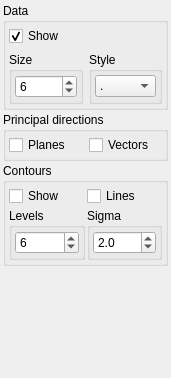
<?xml version="1.0" encoding="UTF-8"?>
<ui version="4.0">
 <class>WidgetLinear</class>
 <widget class="QWidget" name="WidgetLinear">
  <property name="geometry">
   <rect>
    <x>0</x>
    <y>0</y>
    <width>171</width>
    <height>378</height>
   </rect>
  </property>
  <property name="windowTitle">
   <string>Form</string>
  </property>
  <layout class="QVBoxLayout" name="verticalLayout_4">
   <property name="spacing">
    <number>2</number>
   </property>
   <property name="leftMargin">
    <number>3</number>
   </property>
   <property name="topMargin">
    <number>3</number>
   </property>
   <property name="rightMargin">
    <number>3</number>
   </property>
   <property name="bottomMargin">
    <number>3</number>
   </property>
   <item>
    <widget class="QGroupBox" name="groupBox">
     <property name="title">
      <string>Data</string>
     </property>
     <layout class="QGridLayout" name="gridLayout_2">
      <property name="leftMargin">
       <number>3</number>
      </property>
      <property name="topMargin">
       <number>3</number>
      </property>
      <property name="rightMargin">
       <number>3</number>
      </property>
      <property name="bottomMargin">
       <number>3</number>
      </property>
      <item row="1" column="1">
       <widget class="QGroupBox" name="groupBox_7">
        <property name="title">
         <string>Style</string>
        </property>
        <layout class="QVBoxLayout" name="verticalLayout_6">
         <property name="spacing">
          <number>2</number>
         </property>
         <property name="leftMargin">
          <number>3</number>
         </property>
         <property name="topMargin">
          <number>3</number>
         </property>
         <property name="rightMargin">
          <number>3</number>
         </property>
         <property name="bottomMargin">
          <number>3</number>
         </property>
         <item>
          <widget class="QComboBox" name="comboStyle">
           <property name="currentIndex">
            <number>0</number>
           </property>
           <item>
            <property name="text">
             <string>.</string>
            </property>
           </item>
           <item>
            <property name="text">
             <string>,</string>
            </property>
           </item>
           <item>
            <property name="text">
             <string>o</string>
            </property>
           </item>
           <item>
            <property name="text">
             <string>v</string>
            </property>
           </item>
           <item>
            <property name="text">
             <string>^</string>
            </property>
           </item>
           <item>
            <property name="text">
             <string>&lt;</string>
            </property>
           </item>
           <item>
            <property name="text">
             <string>&gt;</string>
            </property>
           </item>
           <item>
            <property name="text">
             <string>1</string>
            </property>
           </item>
           <item>
            <property name="text">
             <string>2</string>
            </property>
           </item>
           <item>
            <property name="text">
             <string>3</string>
            </property>
           </item>
           <item>
            <property name="text">
             <string>4</string>
            </property>
           </item>
           <item>
            <property name="text">
             <string>8</string>
            </property>
           </item>
           <item>
            <property name="text">
             <string>s</string>
            </property>
           </item>
           <item>
            <property name="text">
             <string>p</string>
            </property>
           </item>
           <item>
            <property name="text">
             <string>P</string>
            </property>
           </item>
           <item>
            <property name="text">
             <string>*</string>
            </property>
           </item>
           <item>
            <property name="text">
             <string>h</string>
            </property>
           </item>
           <item>
            <property name="text">
             <string>H</string>
            </property>
           </item>
           <item>
            <property name="text">
             <string>+</string>
            </property>
           </item>
           <item>
            <property name="text">
             <string>x</string>
            </property>
           </item>
           <item>
            <property name="text">
             <string>X</string>
            </property>
           </item>
           <item>
            <property name="text">
             <string>D</string>
            </property>
           </item>
           <item>
            <property name="text">
             <string>d</string>
            </property>
           </item>
           <item>
            <property name="text">
             <string>|</string>
            </property>
           </item>
           <item>
            <property name="text">
             <string>_</string>
            </property>
           </item>
          </widget>
         </item>
        </layout>
       </widget>
      </item>
      <item row="1" column="0">
       <widget class="QGroupBox" name="groupBox_6">
        <property name="title">
         <string>Size</string>
        </property>
        <layout class="QVBoxLayout" name="verticalLayout">
         <property name="spacing">
          <number>2</number>
         </property>
         <property name="leftMargin">
          <number>3</number>
         </property>
         <property name="topMargin">
          <number>3</number>
         </property>
         <property name="rightMargin">
          <number>3</number>
         </property>
         <property name="bottomMargin">
          <number>3</number>
         </property>
         <item>
          <widget class="QSpinBox" name="spinSize">
           <property name="minimum">
            <number>1</number>
           </property>
           <property name="maximum">
            <number>20</number>
           </property>
           <property name="value">
            <number>6</number>
           </property>
          </widget>
         </item>
        </layout>
       </widget>
      </item>
      <item row="0" column="0">
       <widget class="QCheckBox" name="checkShowData">
        <property name="text">
         <string>Show</string>
        </property>
        <property name="checked">
         <bool>true</bool>
        </property>
       </widget>
      </item>
     </layout>
    </widget>
   </item>
   <item>
    <widget class="QGroupBox" name="groupBox_2">
     <property name="title">
      <string>Principal directions</string>
     </property>
     <layout class="QGridLayout" name="gridLayout_3">
      <property name="leftMargin">
       <number>3</number>
      </property>
      <property name="topMargin">
       <number>3</number>
      </property>
      <property name="rightMargin">
       <number>3</number>
      </property>
      <property name="bottomMargin">
       <number>3</number>
      </property>
      <item row="0" column="0">
       <widget class="QCheckBox" name="checkEigPlanes">
        <property name="text">
         <string>Planes</string>
        </property>
       </widget>
      </item>
      <item row="0" column="1">
       <widget class="QCheckBox" name="checkEigLines">
        <property name="text">
         <string>Vectors</string>
        </property>
       </widget>
      </item>
     </layout>
    </widget>
   </item>
   <item>
    <widget class="QGroupBox" name="groupBox_3">
     <property name="title">
      <string>Contours</string>
     </property>
     <layout class="QGridLayout" name="gridLayout">
      <property name="leftMargin">
       <number>3</number>
      </property>
      <property name="topMargin">
       <number>3</number>
      </property>
      <property name="rightMargin">
       <number>3</number>
      </property>
      <property name="bottomMargin">
       <number>3</number>
      </property>
      <property name="spacing">
       <number>2</number>
      </property>
      <item row="0" column="0">
       <widget class="QCheckBox" name="checkContours">
        <property name="text">
         <string>Show</string>
        </property>
       </widget>
      </item>
      <item row="0" column="1">
       <widget class="QCheckBox" name="checkContourLines">
        <property name="text">
         <string>Lines</string>
        </property>
       </widget>
      </item>
      <item row="1" column="0">
       <widget class="QGroupBox" name="groupBox_4">
        <property name="title">
         <string>Levels</string>
        </property>
        <layout class="QVBoxLayout" name="verticalLayout_3">
         <property name="spacing">
          <number>2</number>
         </property>
         <property name="leftMargin">
          <number>3</number>
         </property>
         <property name="topMargin">
          <number>3</number>
         </property>
         <property name="rightMargin">
          <number>3</number>
         </property>
         <property name="bottomMargin">
          <number>3</number>
         </property>
         <item>
          <widget class="QSpinBox" name="spinLevels">
           <property name="minimum">
            <number>1</number>
           </property>
           <property name="maximum">
            <number>24</number>
           </property>
           <property name="value">
            <number>6</number>
           </property>
          </widget>
         </item>
        </layout>
       </widget>
      </item>
      <item row="1" column="1">
       <widget class="QGroupBox" name="groupBox_5">
        <property name="title">
         <string>Sigma</string>
        </property>
        <layout class="QVBoxLayout" name="verticalLayout_5">
         <property name="spacing">
          <number>2</number>
         </property>
         <property name="leftMargin">
          <number>3</number>
         </property>
         <property name="topMargin">
          <number>3</number>
         </property>
         <property name="rightMargin">
          <number>3</number>
         </property>
         <property name="bottomMargin">
          <number>3</number>
         </property>
         <item>
          <widget class="QDoubleSpinBox" name="spinSigma">
           <property name="decimals">
            <number>1</number>
           </property>
           <property name="minimum">
            <double>1.000000000000000</double>
           </property>
           <property name="maximum">
            <double>6.000000000000000</double>
           </property>
           <property name="singleStep">
            <double>0.100000000000000</double>
           </property>
           <property name="value">
            <double>2.000000000000000</double>
           </property>
          </widget>
         </item>
        </layout>
       </widget>
      </item>
     </layout>
    </widget>
   </item>
   <item>
    <spacer name="verticalSpacer">
     <property name="orientation">
      <enum>Qt::Vertical</enum>
     </property>
     <property name="sizeHint" stdset="0">
      <size>
       <width>20</width>
       <height>40</height>
      </size>
     </property>
    </spacer>
   </item>
  </layout>
 </widget>
 <resources/>
 <connections/>
</ui>
